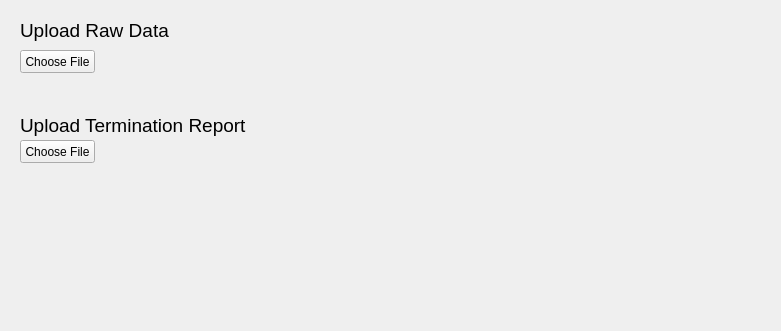
<?xml version="1.0" encoding="UTF-8"?>
<ui version="4.0">
 <class>Form</class>
 <widget class="QWidget" name="Form">
  <property name="geometry">
   <rect>
    <x>0</x>
    <y>0</y>
    <width>781</width>
    <height>331</height>
   </rect>
  </property>
  <property name="windowTitle">
   <string>Form</string>
  </property>
  <widget class="QLabel" name="label_1">
   <property name="geometry">
    <rect>
     <x>20</x>
     <y>0</y>
     <width>751</width>
     <height>61</height>
    </rect>
   </property>
   <property name="font">
    <font>
     <pointsize>14</pointsize>
    </font>
   </property>
   <property name="text">
    <string>Upload Raw Data</string>
   </property>
   <property name="scaledContents">
    <bool>true</bool>
   </property>
   <property name="wordWrap">
    <bool>true</bool>
   </property>
  </widget>
  <widget class="QPushButton" name="upload_1_btn">
   <property name="geometry">
    <rect>
     <x>20</x>
     <y>50</y>
     <width>75</width>
     <height>23</height>
    </rect>
   </property>
   <property name="text">
    <string>Choose File</string>
   </property>
  </widget>
  <widget class="QLabel" name="label_2">
   <property name="geometry">
    <rect>
     <x>20</x>
     <y>100</y>
     <width>761</width>
     <height>51</height>
    </rect>
   </property>
   <property name="font">
    <font>
     <pointsize>14</pointsize>
    </font>
   </property>
   <property name="text">
    <string>Upload Termination Report</string>
   </property>
   <property name="scaledContents">
    <bool>true</bool>
   </property>
   <property name="wordWrap">
    <bool>true</bool>
   </property>
  </widget>
  <widget class="QPushButton" name="upload_2_btn">
   <property name="geometry">
    <rect>
     <x>20</x>
     <y>140</y>
     <width>75</width>
     <height>23</height>
    </rect>
   </property>
   <property name="text">
    <string>Choose File</string>
   </property>
  </widget>
 </widget>
 <resources/>
 <connections/>
</ui>
